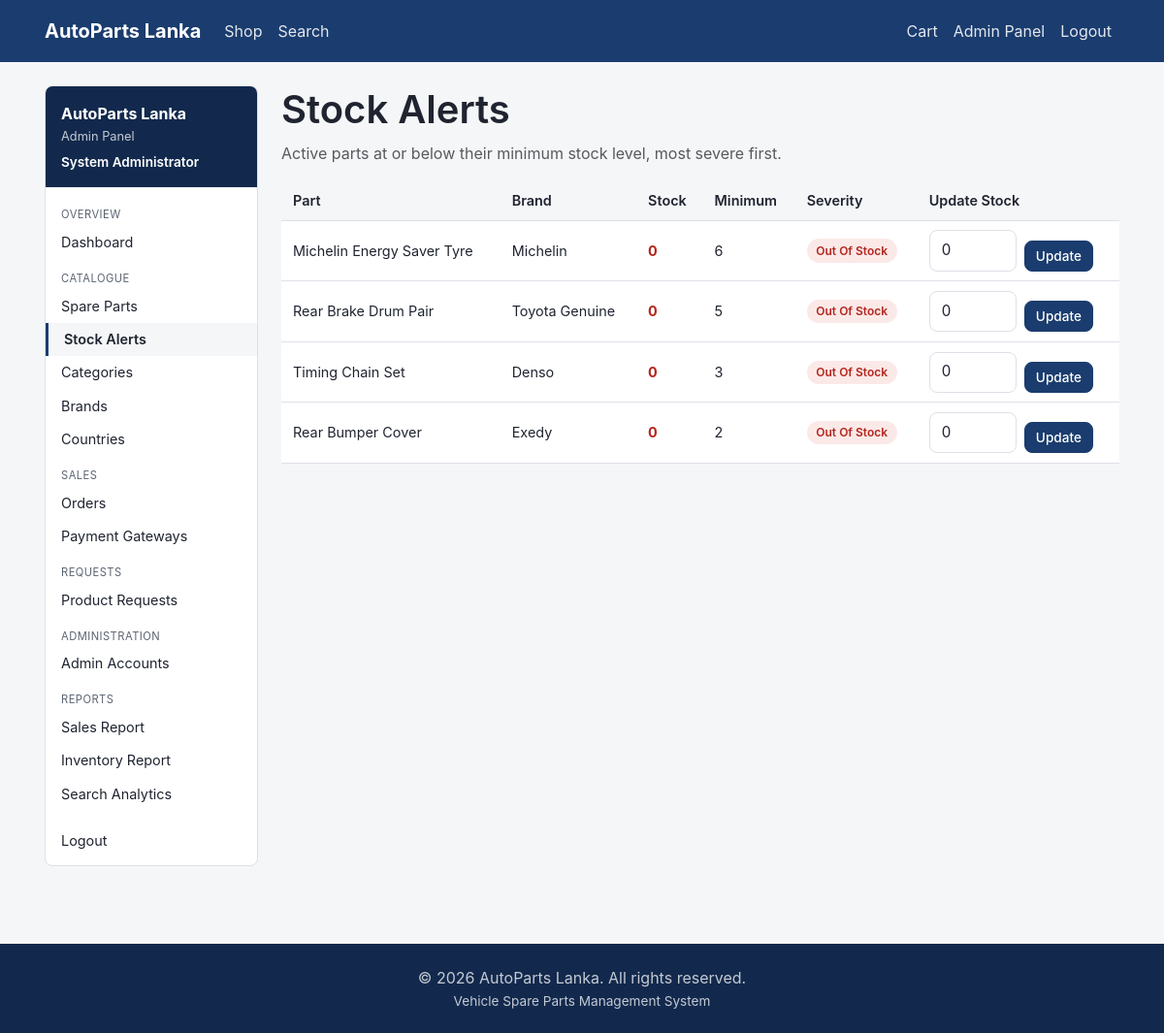
Screenshot of /admin/parts/stock_alerts.php (signed in) with the database file from the repository.
### tables this page shows
CREATE TABLE spare_part (
    partID         INT AUTO_INCREMENT PRIMARY KEY,
    categoryID     INT NOT NULL,
    brandID        INT NOT NULL,
    countryID      INT NOT NULL,
    adminID        INT NOT NULL,
    partName       VARCHAR(150) NOT NULL,
    partNumber     VARCHAR(50)  NOT NULL,
    description    TEXT NULL,
    price          DECIMAL(12,2) NOT NULL,
    size           VARCHAR(50)  NULL,
    stockQty       INT NOT NULL DEFAULT 0,
    minStockLevel  INT NOT NULL DEFAULT 0,
    imageURL       VARCHAR(255) NULL,
    isActive       TINYINT(1) NOT NULL DEFAULT 1,
    createdAt      DATETIME NOT NULL DEFAULT CURRENT_TIMESTAMP,
    CONSTRAINT fk_part_category FOREIGN KEY (categoryID) REFERENCES category(categoryID),
    CONSTRAINT fk_part_brand    FOREIGN KEY (brandID)    REFERENCES brand(brandID),
    CONSTRAINT fk_part_country  FOREIGN KEY (countryID)  REFERENCES country(countryID),
    CONSTRAINT fk_part_admin    FOREIGN KEY (adminID)    REFERENCES admin(adminID),
    INDEX idx_part_active (isActive),
    INDEX idx_part_name (partName),
    INDEX idx_part_number (partNumber)
);

CREATE TABLE brand (
    brandID       INT AUTO_INCREMENT PRIMARY KEY,
    brandName     VARCHAR(100) NOT NULL UNIQUE,
    isAuthorized  TINYINT(1) NOT NULL DEFAULT 0
);

### includes/functions.php (called while the page is built, shortened)
<?php
function e(?string $value): string
{
    return htmlspecialchars($value ?? '', ENT_QUOTES, 'UTF-8');
}

### includes/auth_guard.php (called while the page is built, shortened)
<?php
function currentAdminId(): ?int
{
    return isset($_SESSION['admin_id']) ? (int) $_SESSION['admin_id'] : null;
}
function currentAdmin(): ?array
{
    static $cache = [];
    $adminId = currentAdminId();
    if (!array_key_exists($adminId, $cache)) {
        $stmt = getDB()->prepare('SELECT * FROM admin WHERE adminID = ?');
        $stmt->execute([$adminId]);
        $cache[$adminId] = $stmt->fetch() ?: null;
    }
    return $cache[$adminId];
}

### config/database.php (called while the page is built, shortened)
<?php
function getDB(): PDO
{
    static $pdo = null;
    if ($pdo === null) {
        $dsn = 'mysql:host=' . DB_HOST . ';dbname=' . DB_NAME . ';charset=utf8mb4';
        $pdo = new PDO($dsn, DB_USER, DB_PASS, [
            PDO::ATTR_ERRMODE => PDO::ERRMODE_EXCEPTION,
            PDO::ATTR_DEFAULT_FETCH_MODE => PDO::FETCH_ASSOC,
            PDO::ATTR_EMULATE_PREPARES => false,
        ]);
    }
    return $pdo;
}

### admin/parts/stock_alerts.php (the view, shortened to what this page needs)
<?php
$db = getDB();
$parts = $db->query(
    "SELECT sp.*, b.brandName
     FROM spare_part sp
     JOIN brand b ON b.brandID = sp.brandID
     WHERE sp.isActive = 1 AND sp.stockQty <= sp.minStockLevel
     ORDER BY (sp.minStockLevel - sp.stockQty) DESC"
)->fetchAll();
require __DIR__ . '/../../includes/header.php';
?>
<div class="container">
    <div class="adm-layout">
        <?php require __DIR__ . '/../../includes/admin_sidebar.php'; ?>
        <div class="adm-content">
            <h1>Stock Alerts</h1>
            <p class="text-muted">Active parts at or below their minimum stock level, most severe first.</p>
            <table class="table-plain mt-2">
                <thead><tr><th>Part</th><th>Brand</th><th>Stock</th><th>Minimum</th><th>Severity</th><th>Update Stock</th></tr></thead>
                <tbody>
                <?php foreach ($parts as $part): ?>
                    <?php $severity = (int) $part['minStockLevel'] - (int) $part['stockQty']; ?>
                    <tr>
                        <td><?php echo e($part['partName']); ?></td>
                        <td><?php echo e($part['brandName']); ?></td>
                        <td class="adm-stock-low"><?php echo (int) $part['stockQty']; ?></td>
                        <td><?php echo (int) $part['minStockLevel']; ?></td>
                        <td>
                            <span class="badge-status badge-status--<?php echo (int) $part['stockQty'] === 0 ? 'cancelled' : 'pending'; ?>">
                                <?php echo (int) $part['stockQty'] === 0 ? 'Out of stock' : ('Short by ' . $severity); ?>
                            </span>
                        </td>
                        <td>
                            <form method="post" action="<?php echo BASE_URL; ?>/admin/parts/stock_alerts.php" class="adm-inline-form">
                                <input type="number" name="stock_qty" class="form-control" style="width:90px;display:inline-block;" min="0" value="<?php echo (int) $part['stockQty']; ?>">
                                <button type="submit" class="btn btn-sm btn-primary">Update</button>
                            </form>
                        </td>
                    </tr>
                <?php endforeach; ?>
                </tbody>
            </table>
        </div>
    </div>
</div>
<?php require __DIR__ . '/../../includes/footer.php'; ?>

### includes/admin_sidebar.php (shortened to what this page needs)
<?php
$sidebarAdmin = currentAdmin();
$currentScript = basename($_SERVER['SCRIPT_NAME'] ?? '');
function admNavActive(string $path, string $currentScript): string
{
    return basename($path) === $currentScript ? ' active' : '';
}
?>
<aside class="adm-sidebar">
    <div class="adm-sidebar-header">
        <p class="adm-sidebar-brand"><?php echo e(SITE_NAME); ?></p>
        <p class="adm-sidebar-role">Admin Panel</p>
        <?php if ($sidebarAdmin): ?>
        <p class="adm-sidebar-user"><?php echo e($sidebarAdmin['fullName']); ?></p>
        <?php endif; ?>
    </div>
    <nav class="adm-sidebar-nav">
        <p class="adm-nav-heading">Overview</p>
        <a class="adm-nav-link<?php echo admNavActive('dashboard.php', $currentScript); ?>" href="<?php echo BASE_URL; ?>/admin/dashboard.php">Dashboard</a>
        <p class="adm-nav-heading">Catalogue</p>
        <a class="adm-nav-link<?php echo admNavActive('list_parts.php', $currentScript); ?>" href="<?php echo BASE_URL; ?>/admin/parts/list_parts.php">Spare Parts</a>
        <a class="adm-nav-link<?php echo admNavActive('stock_alerts.php', $currentScript); ?>" href="<?php echo BASE_URL; ?>/admin/parts/stock_alerts.php">Stock Alerts</a>
        <a class="adm-nav-link<?php echo admNavActive('manage_categories.php', $currentScript); ?>" href="<?php echo BASE_URL; ?>/admin/taxonomy/manage_categories.php">Categories</a>
        <a class="adm-nav-link<?php echo admNavActive('manage_brands.php', $currentScript); ?>" href="<?php echo BASE_URL; ?>/admin/taxonomy/manage_brands.php">Brands</a>
        <a class="adm-nav-link<?php echo admNavActive('manage_countries.php', $currentScript); ?>" href="<?php echo BASE_URL; ?>/admin/taxonomy/manage_countries.php">Countries</a>
        <p class="adm-nav-heading">Sales</p>
        <a class="adm-nav-link<?php echo admNavActive('manage_orders.php', $currentScript); ?>" href="<?php echo BASE_URL; ?>/admin/orders/manage_orders.php">Orders</a>
        <a class="adm-nav-link<?php echo admNavActive('manage_gateways.php', $currentScript); ?>" href="<?php echo BASE_URL; ?>/admin/gateways/manage_gateways.php">Payment Gateways</a>
        <p class="adm-nav-heading">Requests</p>
        <a class="adm-nav-link<?php echo admNavActive('manage_requests.php', $currentScript); ?>" href="<?php echo BASE_URL; ?>/admin/requests/manage_requests.php">Product Requests</a>
        <p class="adm-nav-heading">Administration</p>
        <a class="adm-nav-link<?php echo admNavActive('list_admins.php', $currentScript); ?>" href="<?php echo BASE_URL; ?>/admin/admins/list_admins.php">Admin Accounts</a>
        <p class="adm-nav-heading">Reports</p>
        <a class="adm-nav-link<?php echo admNavActive('sales_report.php', $currentScript); ?>" href="<?php echo BASE_URL; ?>/admin/reports/sales_report.php">Sales Report</a>
        <a class="adm-nav-link<?php echo admNavActive('inventory_report.php', $currentScript); ?>" href="<?php echo BASE_URL; ?>/admin/reports/inventory_report.php">Inventory Report</a>
        <a class="adm-nav-link<?php echo admNavActive('search_analytics.php', $currentScript); ?>" href="<?php echo BASE_URL; ?>/admin/reports/search_analytics.php">Search Analytics</a>
        <a class="adm-nav-link" href="<?php echo BASE_URL; ?>/auth/logout.php">Logout</a>
    </nav>
</aside>

### assets/css/base.css (style rules this page uses)
:root { --color-primary: #1a3c6e; --color-primary-dark: #12294d; --color-accent: #d9782d; --color-success: #1f7a4d; --color-danger: #b3261e; --color-warning: #8a6100; --color-info: #1d5f8a; --color-text: #1f2430; --color-text-muted: #5c6472; --color-border: #dde1e7; --color-bg: #f5f6f8; --color-surface: #ffffff; --radius: 8px; --font-base: -apple-system, BlinkMacSystemFont, "Segoe UI", Roboto, Helvetica, Arial, sans-serif; }
* { box-sizing: border-box; }
html, body { margin: 0; padding: 0; }
body { font-family: var(--font-base); color: var(--color-text); background: var(--color-bg); line-height: 1.5; display: flex; flex-direction: column; min-height: 100vh; }
.container { max-width: 1140px; margin: 0 auto; padding: 0 1rem; }
a { color: var(--color-primary); text-decoration: none; }
h1, h2, h3, h4, h5, h6 { font-weight: 600; line-height: 1.25; margin-top: 0; }
.btn { display: inline-block; font-weight: 500; text-align: center; vertical-align: middle; cursor: pointer; border: 1px solid transparent; padding: 0.5rem 1.1rem; font-size: 0.95rem; border-radius: var(--radius); transition: background-color 0.15s ease, border-color 0.15s ease; }
.btn-primary { background: var(--color-primary); border-color: var(--color-primary); color: #fff; }
.btn-sm { padding: 0.3rem 0.7rem; font-size: 0.85rem; }
.form-control { display: block; width: 100%; padding: 0.55rem 0.75rem; font-size: 0.95rem; color: var(--color-text); background: var(--color-surface); border: 1px solid var(--color-border); border-radius: var(--radius); }
.badge-status { display: inline-block; padding: 0.2rem 0.6rem; border-radius: 999px; font-size: 0.75rem; font-weight: 600; text-transform: capitalize; }
.badge-status--cancelled, .badge-status--rejected, .badge-status--failed { background: #fbe9e8; color: var(--color-danger); }
.text-muted { color: var(--color-text-muted); }
.mt-2 { margin-top: 1rem; }
.table-plain { width: 100%; border-collapse: collapse; background: var(--color-surface); }
.table-plain th, .table-plain td { padding: 0.6rem 0.75rem; border-bottom: 1px solid var(--color-border); text-align: left; font-size: 0.9rem; }
.table-plain th { background: var(--color-bg); font-weight: 600; }
.adm-layout { display: flex; align-items: flex-start; gap: 1.5rem; }
.adm-sidebar { flex: 0 0 220px; background: var(--color-surface); border: 1px solid var(--color-border); border-radius: var(--radius); overflow: hidden; position: sticky; top: 1rem; }
.adm-sidebar-header { background: var(--color-primary-dark); color: #fff; padding: 1rem; }
.adm-sidebar-brand { margin: 0; font-weight: 700; }
.adm-sidebar-role { margin: 0.15rem 0 0; font-size: 0.8rem; color: rgba(255, 255, 255, 0.75); }
.adm-sidebar-user { margin: 0.4rem 0 0; font-size: 0.85rem; font-weight: 600; }
.adm-sidebar-nav { display: flex; flex-direction: column; padding: 0.5rem 0; }
.adm-nav-heading { margin: 0.75rem 1rem 0.15rem; font-size: 0.7rem; text-transform: uppercase; letter-spacing: 0.04em; color: var(--color-text-muted); }
.adm-nav-link { padding: 0.4rem 1rem; color: var(--color-text); font-size: 0.9rem; }
.adm-nav-link.active { background: var(--color-bg); font-weight: 600; border-left: 3px solid var(--color-primary); }
.adm-content { flex: 1; min-width: 0; }

### assets/css/admin.css (style rules this page uses)
.adm-inline-form { display: flex; align-items: flex-end; gap: 0.5rem; flex-wrap: wrap; }
.adm-stock-low { color: var(--color-danger); font-weight: 700; }

### rows the page displays
spare_part: partName "Michelin Energy Saver Tyre", brandID.brandName "Michelin", stockQty "0", minStockLevel "6", shows "Out Of Stock", stock_qty "0"
spare_part: partName "Rear Brake Drum Pair", brandID.brandName "Toyota Genuine", stockQty "0", minStockLevel "5", shows "Out Of Stock", stock_qty "0"
spare_part: partName "Timing Chain Set", brandID.brandName "Denso", stockQty "0", minStockLevel "3", shows "Out Of Stock", stock_qty "0"
spare_part: partName "Rear Bumper Cover", brandID.brandName "Exedy", stockQty "0", minStockLevel "2", shows "Out Of Stock", stock_qty "0"

### other values shown
SITE_NAME "AutoParts Lanka"
$sidebarAdmin['fullName'] "System Administrator"
